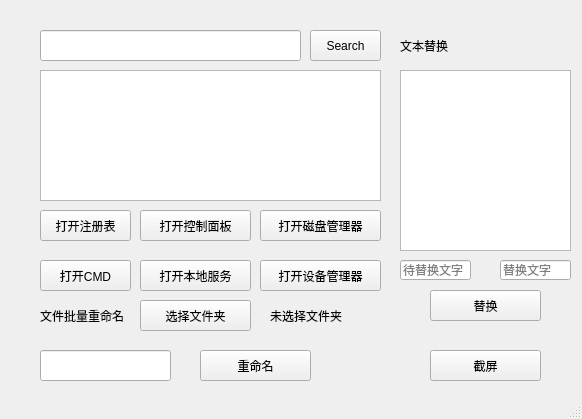
<?xml version="1.0" encoding="UTF-8"?>
<ui version="4.0">
 <class>MainWindow</class>
 <widget class="QMainWindow" name="MainWindow">
  <property name="geometry">
   <rect>
    <x>0</x>
    <y>0</y>
    <width>582</width>
    <height>419</height>
   </rect>
  </property>
  <property name="windowTitle">
   <string>MainWindow</string>
  </property>
  <widget class="QWidget" name="centralwidget">
   <widget class="QPushButton" name="registry">
    <property name="geometry">
     <rect>
      <x>40</x>
      <y>210</y>
      <width>91</width>
      <height>31</height>
     </rect>
    </property>
    <property name="text">
     <string>打开注册表</string>
    </property>
   </widget>
   <widget class="QPushButton" name="control">
    <property name="geometry">
     <rect>
      <x>140</x>
      <y>210</y>
      <width>111</width>
      <height>31</height>
     </rect>
    </property>
    <property name="text">
     <string>打开控制面板</string>
    </property>
   </widget>
   <widget class="QLineEdit" name="search">
    <property name="geometry">
     <rect>
      <x>40</x>
      <y>30</y>
      <width>261</width>
      <height>31</height>
     </rect>
    </property>
   </widget>
   <widget class="QPushButton" name="exec">
    <property name="geometry">
     <rect>
      <x>310</x>
      <y>30</y>
      <width>71</width>
      <height>31</height>
     </rect>
    </property>
    <property name="text">
     <string>Search</string>
    </property>
   </widget>
   <widget class="QPushButton" name="dev">
    <property name="geometry">
     <rect>
      <x>260</x>
      <y>260</y>
      <width>121</width>
      <height>31</height>
     </rect>
    </property>
    <property name="text">
     <string>打开设备管理器</string>
    </property>
   </widget>
   <widget class="QPushButton" name="disk">
    <property name="geometry">
     <rect>
      <x>260</x>
      <y>210</y>
      <width>121</width>
      <height>31</height>
     </rect>
    </property>
    <property name="text">
     <string>打开磁盘管理器</string>
    </property>
   </widget>
   <widget class="QPushButton" name="command">
    <property name="geometry">
     <rect>
      <x>40</x>
      <y>260</y>
      <width>91</width>
      <height>31</height>
     </rect>
    </property>
    <property name="text">
     <string>打开CMD</string>
    </property>
   </widget>
   <widget class="QPushButton" name="server">
    <property name="geometry">
     <rect>
      <x>140</x>
      <y>260</y>
      <width>111</width>
      <height>31</height>
     </rect>
    </property>
    <property name="text">
     <string>打开本地服务</string>
    </property>
   </widget>
   <widget class="QListView" name="result">
    <property name="geometry">
     <rect>
      <x>40</x>
      <y>70</y>
      <width>341</width>
      <height>131</height>
     </rect>
    </property>
   </widget>
   <widget class="QPushButton" name="check_folder">
    <property name="geometry">
     <rect>
      <x>140</x>
      <y>300</y>
      <width>111</width>
      <height>31</height>
     </rect>
    </property>
    <property name="text">
     <string>选择文件夹</string>
    </property>
   </widget>
   <widget class="QLabel" name="label">
    <property name="geometry">
     <rect>
      <x>40</x>
      <y>300</y>
      <width>91</width>
      <height>31</height>
     </rect>
    </property>
    <property name="text">
     <string>文件批量重命名</string>
    </property>
   </widget>
   <widget class="QLabel" name="floder">
    <property name="geometry">
     <rect>
      <x>270</x>
      <y>300</y>
      <width>141</width>
      <height>31</height>
     </rect>
    </property>
    <property name="text">
     <string>未选择文件夹</string>
    </property>
   </widget>
   <widget class="QLineEdit" name="filename">
    <property name="geometry">
     <rect>
      <x>40</x>
      <y>350</y>
      <width>131</width>
      <height>31</height>
     </rect>
    </property>
   </widget>
   <widget class="QPushButton" name="renamebtn">
    <property name="geometry">
     <rect>
      <x>200</x>
      <y>350</y>
      <width>111</width>
      <height>31</height>
     </rect>
    </property>
    <property name="text">
     <string>重命名</string>
    </property>
   </widget>
   <widget class="QLabel" name="label_2">
    <property name="geometry">
     <rect>
      <x>400</x>
      <y>30</y>
      <width>91</width>
      <height>31</height>
     </rect>
    </property>
    <property name="text">
     <string>文本替换</string>
    </property>
   </widget>
   <widget class="QPushButton" name="replace">
    <property name="geometry">
     <rect>
      <x>430</x>
      <y>290</y>
      <width>111</width>
      <height>31</height>
     </rect>
    </property>
    <property name="text">
     <string>替换</string>
    </property>
   </widget>
   <widget class="QTextEdit" name="Text">
    <property name="geometry">
     <rect>
      <x>400</x>
      <y>70</y>
      <width>171</width>
      <height>181</height>
     </rect>
    </property>
   </widget>
   <widget class="QLineEdit" name="replaceText">
    <property name="geometry">
     <rect>
      <x>400</x>
      <y>260</y>
      <width>71</width>
      <height>20</height>
     </rect>
    </property>
    <property name="placeholderText">
     <string>待替换文字</string>
    </property>
   </widget>
   <widget class="QLineEdit" name="words">
    <property name="geometry">
     <rect>
      <x>500</x>
      <y>260</y>
      <width>71</width>
      <height>20</height>
     </rect>
    </property>
    <property name="placeholderText">
     <string>替换文字</string>
    </property>
   </widget>
   <widget class="QPushButton" name="screenshots">
    <property name="geometry">
     <rect>
      <x>430</x>
      <y>350</y>
      <width>111</width>
      <height>31</height>
     </rect>
    </property>
    <property name="text">
     <string>截屏</string>
    </property>
   </widget>
  </widget>
  <widget class="QStatusBar" name="statusbar"/>
 </widget>
 <resources/>
 <connections/>
</ui>
